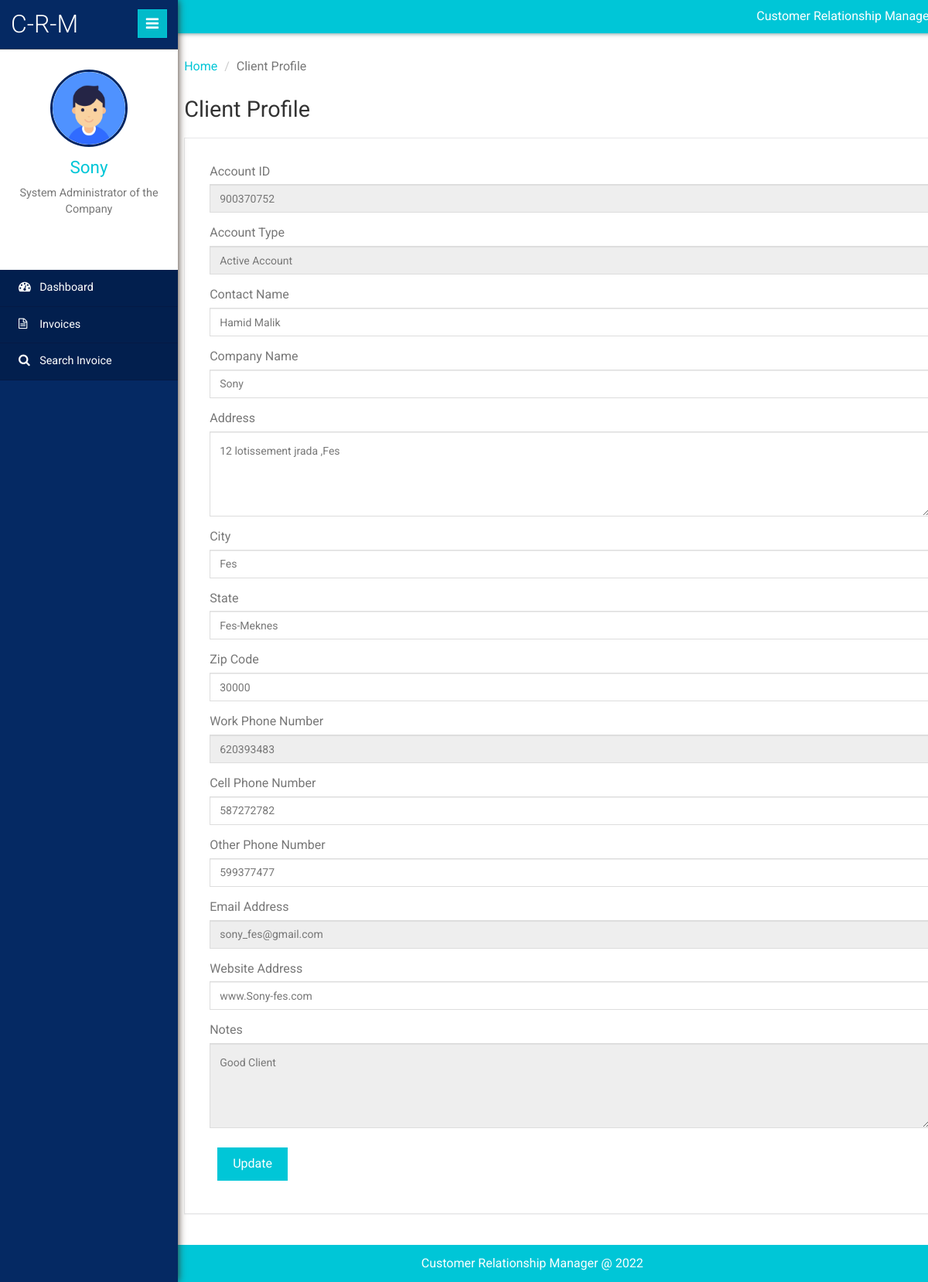
Page /clientms/client/client-profile.php (signed in) on the committed database.
### tables this page shows
CREATE TABLE `tblclient` (
  `ID` int(10) NOT NULL,
  `AccountID` int(10) DEFAULT NULL,
  `AccountType` varchar(50) DEFAULT NULL,
  `ContactName` varchar(120) DEFAULT NULL,
  `CompanyName` varchar(120) DEFAULT NULL,
  `Address` varchar(200) DEFAULT NULL,
  `City` varchar(120) DEFAULT NULL,
  `State` varchar(120) DEFAULT NULL,
  `ZipCode` int(10) DEFAULT NULL,
  `Workphnumber` bigint(10) DEFAULT NULL,
  `Cellphnumber` bigint(10) DEFAULT NULL,
  `Otherphnumber` bigint(10) DEFAULT NULL,
  `Email` varchar(200) DEFAULT NULL,
  `WebsiteAddress` varchar(200) DEFAULT NULL,
  `Notes` mediumtext DEFAULT NULL,
  `Password` varchar(200) NOT NULL,
  `CreationDate` timestamp NULL DEFAULT current_timestamp()
);

### clientms/client/client-profile.php (the view, shortened to what this page needs)
<?php
include('includes/dbconnection.php');
if (strlen($_SESSION['clientmsuid']==0)) {
  header('location:logout.php');
  } else{
  ?>
<!DOCTYPE HTML>
<html>
<head>
	<link href="css/bootstrap.min.css" rel='stylesheet' type='text/css' />
	<link href="css/style.css" rel='stylesheet' type='text/css' />
	<link href="css/font-awesome.css" rel="stylesheet">
	<link rel="stylesheet" href="css/icon-font.min.css" type='text/css' />
</head>
<body>
<div class="page-container">
<div class="left-content">
<div class="inner-content">
<?php include_once('includes/header.php');?>
<div class="outter-wp">
<div class="sub-heard-part">
<ol class="breadcrumb m-b-0">
<li><a href="dashboard.php">Home</a></li>
<li class="active">Client Profile</li>
</ol>
</div>
<div class="forms-main">
<h2 class="inner-tittle">Client Profile </h2>
<div class="graph-form">
<div class="form-body">
<form method="post">
									<?php
$uid=$_SESSION['clientmsuid'];
$sql="SELECT * from  tblclient where ID=:uid";
$query = $dbh -> prepare($sql);
$query->bindParam(':uid',$uid,PDO::PARAM_STR);
$query->execute();
$results=$query->fetchAll(PDO::FETCH_OBJ);
$cnt=1;
if($query->rowCount() > 0)
{
foreach($results as $row)
{               ?>
	<div class="form-group"> <label for="exampleInputEmail1">Account ID</label> <input type="text" name="" value="<?php  echo $row->AccountID;?>" class="form-control" readonly="true"> </div>
	<div class="form-group"> <label for="exampleInputEmail1">Account Type</label> <input type="text" name="" value="<?php  echo $row->AccountType;?>" class="form-control" readonly="true"> </div>
	<div class="form-group"> <label for="exampleInputEmail1">Contact Name</label> <input type="text" name="cname" value="<?php  echo $row->ContactName;?>" class="form-control" required="true"> </div>
	<div class="form-group"> <label for="exampleInputEmail1">Company Name</label> <input type="text" name="comname" value="<?php  echo $row->CompanyName;?>" class="form-control" required="true"> </div>
	<div class="form-group"> <label for="exampleInputEmail1">Address</label> <textarea type="text" name="address" value="" class="form-control" required='true' rows="4" cols="3"><?php  echo $row->Address;?></textarea> </div>
	<div class="form-group"> <label for="exampleInputEmail1">City</label> <input type="text" name="city" value="<?php  echo $row->City;?>" class="form-control" required='true'> </div>
	<div class="form-group"> <label for="exampleInputEmail1">State</label> <input type="text" name="state" value="<?php  echo $row->State;?>" class="form-control" required='true'> </div>
	<div class="form-group"> <label for="exampleInputEmail1">Zip Code</label> <input type="text" name="zcode" placeholder="Zip Code" value="<?php  echo $row->ZipCode;?>" class="form-control" required='true'> </div>
	<div class="form-group"> <label for="exampleInputEmail1">Work Phone Number</label><input type="text" name="wphnumber" value="<?php  echo $row->Workphnumber;?>" class="form-control" maxlength='10' readonly='true' pattern="[0-9]+"> </div>
	<div class="form-group"> <label for="exampleInputEmail1">Cell Phone Number</label><input type="text" name="cellphnumber" value="<?php  echo $row->Cellphnumber;?>" class="form-control" maxlength='10' pattern="[0-9]+"> </div>
	<div class="form-group"> <label for="exampleInputEmail1">Other Phone Number</label><input type="text" name="ophnumber" value="<?php  echo $row->Otherphnumber;?>" class="form-control" maxlength='10' pattern="[0-9]+"> </div>
	<div class="form-group"> <label for="exampleInputEmail1">Email Address</label> <input type="email" name="email" value="<?php  echo $row->Email;?>" class="form-control" required='true' readonly="true"> </div>
	<div class="form-group"> <label for="exampleInputPassword1">Website Address</label> <input type="text" name="websiteadd" value="<?php  echo $row->WebsiteAddress;?>" required='true' class="form-control"> </div>
	<div class="form-group"> <label for="exampleInputEmail1">Notes</label> <textarea type="text" name="notes" value="" class="form-control" required='true' rows="4" cols="3" readonly="true"><?php  echo $row->Notes;?></textarea> </div>
	<?php $cnt=$cnt+1;}} ?>
	 <button type="submit" class="btn btn-default" name="submit" id="submit">Update</button> </form>
</div>
</div>
</div>
</div>
<?php include_once('includes/footer.php');?>
</div>
</div>
<?php include_once('includes/sidebar.php');?>
</div>
</body>
</html>
<?php }  ?>

### clientms/client/includes/header.php (shortened to what this page needs)
<div class="header-section">
        <div class="top_menu">
          <div class="profile_details_left">
            <ul class="nofitications-dropdown">
               <p style="padding-top: 10px;color: white;text-align: center;">Customer Relationship Manager</p>
            </ul>
          </div>
          <div class="clearfix"></div>
        </div>
      </div>

### clientms/client/includes/footer.php
<footer>
           <p>Customer Relationship Manager @ 2022</p>
       </footer>

### clientms/client/includes/sidebar.php (shortened to what this page needs)
 <div class="sidebar-menu">
    <header class="logo">
        <a href="#" class="sidebar-icon"> <span class="fa fa-bars"></span> </a> <a href="dashboard.php"> <span id="logo"> <h1>C-R-M</h1></span>
        </a>
    </header>
    <div class="down">
    <?php
$uid=$_SESSION['clientmsuid'];
$sql="SELECT CompanyName from  tblclient where ID=:uid";
$query = $dbh -> prepare($sql);
$query->bindParam(':uid',$uid,PDO::PARAM_STR);
$query->execute();
$results=$query->fetchAll(PDO::FETCH_OBJ);
$cnt=1;
if($query->rowCount() > 0)
{
foreach($results as $row)
{               ?>
        <a href="dashboard.php"><img src="images/client100.jpg" height="100" width="100"></a>
        <a href="dashboard.php"><span class=" name-caret"><?php  echo $row->CompanyName;?></span></a>
        <?php $cnt=$cnt+1;}} ?>
        <p>System Administrator of the Company</p>
        <ul>
            <li><a class="tooltips" href="client-profile.php"><span>Profile</span><i class="lnr lnr-user"></i></a></li>
            <li><a class="tooltips" href="change-password.php"><span>Settings</span><i class="lnr lnr-cog"></i></a></li>
            <li><a class="tooltips" href="logout.php"><span>Log out</span><i class="lnr lnr-power-switch"></i></a></li>
        </ul>
    </div>
    <div class="menu">
        <ul id="menu" >
            <li><a href="dashboard.php"><i class="fa fa-tachometer"></i> <span>Dashboard</span></a></li>
            <li><a href="invoices.php"><i class="fa fa-file-text-o"></i> <span>Invoices</span></a></li>
            <li><a href="search-invoices.php"><i class="fa fa-search"></i> <span>Search Invoice</span></a></li>
        </ul>
    </div>
</div>

### rows in the picture
tblclient: AccountID "900370752", AccountType "Active Account", cname "Hamid Malik", comname "Sony", address "12 lotissement jrada ,Fes", city "Fes", state "Fes-Meknes", zcode "30000", wphnumber "620393483", cellphnumber "587272782", ophnumber "599377477", email "sony_fes@gmail.com", websiteadd "www.Sony-fes.com", notes "Good Client", CompanyName "Sony"
